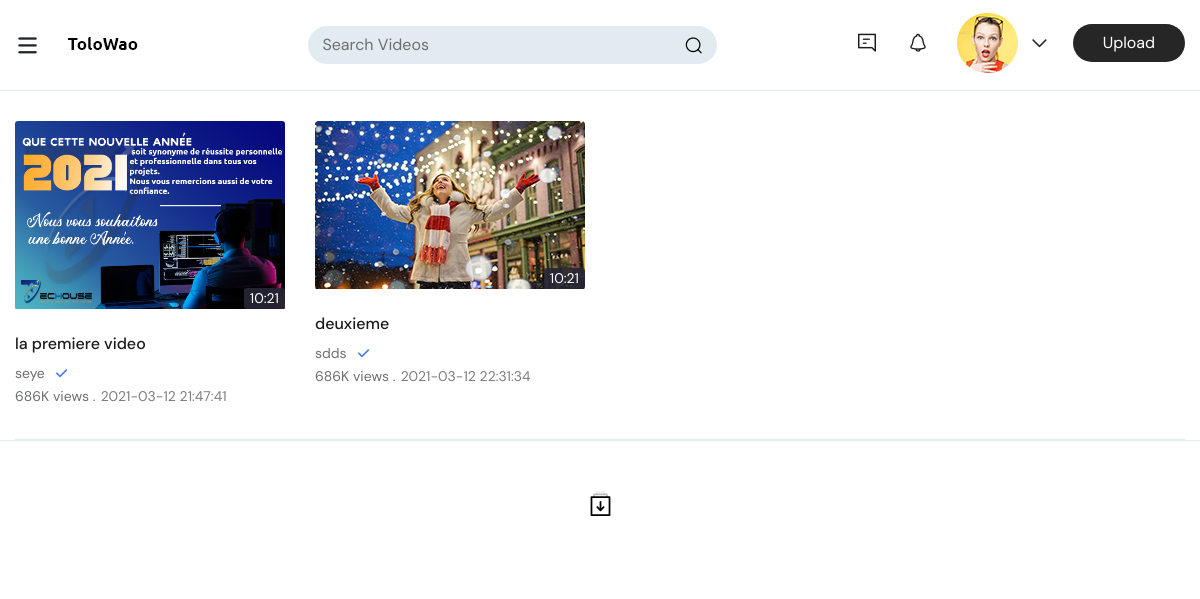
The page / on the database its author committed.
### tables this page shows
CREATE TABLE IF NOT EXISTS `video` (
  `video_id` varchar(14) NOT NULL,
  `u_id` varchar(12) NOT NULL,
  `description` varchar(200) NOT NULL,
  `miniature` varchar(50) NOT NULL,
  `date_reg` datetime NOT NULL,
  `titre` varchar(50) NOT NULL,
  PRIMARY KEY (`video_id`)
);

CREATE TABLE IF NOT EXISTS `users` (
  `u_id` varchar(12) NOT NULL,
  `pseudo` varchar(12) NOT NULL,
  `email` varchar(30) NOT NULL,
  `password` varchar(12) NOT NULL,
  `age` int(2) NOT NULL,
  `sexe` text NOT NULL,
  `date_reg` datetime NOT NULL,
  `photo` varchar(50) NOT NULL,
  `user_statut` int(1) NOT NULL,
  PRIMARY KEY (`u_id`)
);

### index.php (called while the page is built, shortened)
<?php
$router = new App\Router\Router($_GET['url']);
$router->get('/', function () use ($router) { require 'index-2.php';});
$router->get('/signe', function () use ($router) { require 'signup.php';});
$router->get('/posts', 'Posts@index');
$router->get('posts/:id-:slug', function ($id,$slug) use ($router) {echo $router->url('posts.show', ['id'=>$id, 'slug'=>$slug]);},'posts.show')->with('id', '[0-9]+')->with('slug', '([a-z\-0-9]+)');
$router->get('posts/:id', function ($id){echo 'Afficher l\'Article'.$id;});
$router->get('/test',function (){echo 'Bonjour les gens';}, 'test');
$router->run();

### App/Router/Route.php (called while the page is built, shortened)
<?php
class Route
{
    private $path;
    private $callable;
    private $matches = [];
    public function __construct($path, $callable)
    {
        $this->callable = $callable;
        $this->path = trim($path, '/');
    }
    public function match($url)
    {
        $url = trim($url, '/');
        $path = preg_replace_callback('#:([\w]+)#', [$this, 'paramMatch'], $this->path);
        $regex = "#^$path$#i";
        if (!preg_match($regex, $url, $matches)) {
            return false;
        }
        array_shift($matches);
        $this->matches = $matches;
        return true;
    }
    public function call()
    {
        if(is_string($this->callable)){
        $params = explode('@',$this->callable);
        $controller = "App\\Controller\\".$params[0]."Controller";
        $controller = new $controller();
        return call_user_func_array([$controller, $params[1]], $this->matches);
        }else{
            return call_user_func_array($this->callable, $this->matches);
        }
    }
}

### App/Router/Router.php (called while the page is built, shortened)
<?php
class Router
{
    private $url;
    private $routes = [];
    public function __construct($url)
    {
        $this->url = $url;
    }
    private function add($path, $callable, $name, $method){
        $route = new Route($path, $callable);
        $this->routes[$method][] = $route;
        return $route;
    }
    public function run()
    {
        foreach ($this->routes[$_SERVER['REQUEST_METHOD']] as $route) {
            if ($route->match($this->url)) {
                return $route->call();
            }
        }
        throw new RouterEception('No matches Routes');
    }
}

### Classes/BDD.php (called while the page is built, shortened)
<?php
class BDD
{
    private $host = "localhost";
    private $user = "root";
    private $pass = "";
    private $dbname = "tolowao_db";
    public function __construct($host = null, $user = null, $pass = null, $dbname = null)
    {
        try {
            $this->bdd = new PDO('mysql:host=' . $this->host . ';dbname=' . $this->dbname, $this->user, $this->pass, array(
                PDO::MYSQL_ATTR_INIT_COMMAND => 'SET NAMES UTF8',
                PDO::ATTR_ERRMODE => PDO::ERRMODE_WARNING,
                PDO::MYSQL_ATTR_LOCAL_INFILE => true
            ));
        } catch (PDOException $e) {
            echo 'Message: ' . $e->getMessage();
        }
    }
}
?>

### Classes/VIDEOS.php (called while the page is built, shortened)
<?php
class VIDEOS extends  BDD
{
    public function lister()
    {
        $query = "
        SELECT * FROM
            video
        ";
        $a = $this->bdd->prepare($query);
        $a->execute(array());
        $json = $a->fetchAll();
        return $json;
    }
}

### Classes/USER.php (called while the page is built, shortened)
<?php
class USER extends BDD
{
    public function trouver($user_id)
    {
        $query = "
        SELECT
               u_id AS user_id,
               pseudo AS pseudo,
               email AS email,
               password AS mot_de_passe,
               user_statut AS statut,
                date_reg
        FROM
             users
        WHERE
              u_id LIKE ?
        ";
        $a = $this->bdd->prepare($query);
        $a->execute(array($user_id));
        $json = $a->fetch();
        return $json;
    }
}

### index-2.php (the view, shortened to what this page needs)
<!DOCTYPE html>
<html lang="en">
<?php
require_once 'Classes/VIDEOS.php';
require_once 'Classes/USER.php';
$Users = new  USER();
$Videos = new VIDEOS();
$video = $Videos->lister();
 ?>
<head>
<link rel="stylesheet" type="text/css" href="css/animate.css">
<link rel="stylesheet" type="text/css" href="css/bootstrap.min.css">
<link rel="stylesheet" type="text/css" href="css/flatpickr.min.css">
<link rel="stylesheet" type="text/css" href="css/fontello.css">
<link rel="stylesheet" type="text/css" href="css/fontello-codes.css">
<link rel="stylesheet" type="text/css" href="css/thumbs-embedded.css">
<link rel="stylesheet" type="text/css" href="css/style.css">
<link rel="stylesheet" type="text/css" href="css/responsive.css">
<link rel="stylesheet" type="text/css" href="css/color.css">
</head>
<body>
	<div class="wrapper hp_1">
<?php require_once "HEADER.php" ?>
		<section class="vds-main">
			<div class="vidz-row">
				<div class="container">
					<div class="vidz_sec">
						<div class="vidz_list">
							<div class="row">
                                <?php
                                foreach ($video as $v) {
                                    $user= $Users->trouver($v['u_id']);
                                ?>
								<div class="col-lg-3 col-md-6 col-sm-6 col-6 full_wdth">
									<div class="videoo">
										<div class="vid_thumbainl">
											<a href='single_video_page.php?code=<?=  $v['video_id']; ?>' title="">
												<img src="images/resources/<?= $v['miniature'] ?>" alt="">
												<span class="vid-time">10:21</span>
											</a>
										</div>
										<div class="video_info">
											<h3><a href="single_video_page.php" title=""><?= $v['titre'] ?></a></h3>
											<h4><a href="Single_Channel_Home.html" title=""><?= $user['pseudo'] ?></a> <span class="verify_ic"><i class="icon-tick"></i></span></h4>
											<span>686K views .<small class="posted_dt"><?= $v['date_reg']?></small></span>
										</div>
									</div>
								</div>
                                <?php } ?>
							</div>
						</div>
					</div>
				</div>
			</div>
		</section>
		<section class="more_items_sec text-center">
			<div class="container">
				<a href="#" title="">
				</a>
			</div>
		</section>
	</div>
</body>
</html>

### css/thumbs-embedded.css (style rules this page uses)
[class^="icon-"]:before, [class*=" icon-"]:before { font-family: "thumbs"; font-style: normal; font-weight: normal; speak: none; display: inline-block; text-decoration: inherit; width: 1em; margin-right: .2em; text-align: center; font-variant: normal; text-transform: none; line-height: 1em; margin-left: .2em; }
.icon-tick:before { content: '\e82d'; }

### css/style.css (style rules this page uses)
html, body, div, span, applet, object, iframe, h1, h2, h3, h4, h5, h6, p, blockquote, pre, a, abbr, acronym, address, big, cite, code, del, dfn, em, img, ins, kbd, q, s, samp, small, strike, strong, sub, sup, tt, var, b, u, i, center, dl, dt, dd, ol, ul, li, fieldset, form, label, legend, table, caption, tbody, tfoot, thead, tr, th, td, article, aside, canvas, details, embed, figure, figcaption, footer, header, hgroup, menu, nav, output, ruby, section, summary, time, mark, audio, video { margin: 0; padding: 0; border: 0; font-size: 100%; font: inherit; vertical-align: baseline; }
article, aside, details, figcaption, figure, footer, header, hgroup, menu, nav, section { display: block; }
body { font-family: 'DM Sans', sans-serif; font-size: 16px; font-weight: 400; overflow-x: hidden; }
* { margin:0; padding: 0; }
section { position: relative; }
img { height: auto; margin-bottom: -6px; }
a, a:hover { color: inherit; }
h1,h2,h3 { font-weight: 700; }
.container { max-width: 1170px; }
.side_links .dp_ul li span.act_status, .vid-pr img, .img-ch img, .vid_thumbainl.br img, .vidz_row, .chat_view, .usr_name, .play_vid, .vid_thumbainl > a img, .vid-time, .img-info-ch, .wk-img img, .video_info.ms.br ul li span, .active-mb.pr, .active-mb.sr, .active-mb.mr, .dp_ul li span.act_status { -webkit-border-radius: 3px; -moz-border-radius: 3px; -ms-border-radius: 3px; -o-border-radius: 3px; border-radius: 3px; }
.vidz_sec { position: relative; border-bottom: 1px solid #e2ebef; padding: 30px 0; }
.vidz_list { margin-bottom: -23px; }
.videoo { margin-bottom: 26px; }
.vid_thumbainl { position: relative; margin-bottom: 23px; }
.vid_thumbainl { position: relative; }
.vid_thumbainl > a { display: block; position: relative; overflow: hidden; }
.vid_thumbainl > a img { width: 100%; object-fit: cover; }
.vid-time { position: absolute; bottom: 0; right: 0; height: 21px; line-height: 21px; color: #FFFFFF; font-size: 14px; padding: 0 6px; background: rgba(38, 38, 54, 0.9); }
.video_info { width: 100%; margin-top: 14px; }
.video_info > h3 { color: #1c1b1b; font-size: 16px; line-height: 23px; font-weight: 500; margin-bottom: 5px; }
.video_info > span { display: inline-block; color: #6e6f70; font-size: 14px; line-height: 16px; }
.video_info > span .posted_dt { margin-left: 5px; }
.verify_ic i { display: inline-block; font-size: 8px; margin-left: 6px; position: relative; top: -2px; }
.posted_dt { display: inline-block; color: #7e7e7e; font-weight: 400; font-size: 14px; line-height: 16px; }
.video_info > h4 { color: #6e6f70; font-size: 14px; line-height: 16px; padding-top: 5px; display: block; margin-bottom: 2px; }
.more_items_sec { padding: 70px 0; border-top: 1px solid #e2ebef; }
.more_items_sec svg { width: 25px; height: 25px; }
.vidz-row .vidz_sec { border-bottom: 1px solid #e2ebef; }

### css/responsive.css (style rules this page uses)
@media (max-width: 1200px) { .container { max-width: 100%;padding: 0 15px; } }
@media (max-width: 1200px) { .video_info > h4 { font-size: 14px; } }
@media (max-width: 1200px) { .more_items_sec { padding: 50px 0; } }

### css/color.css (style rules this page uses)
.vid_thums li a.active, .vid_thums li a:hover, .verify_ic i, .cmt-pr li span:hover a, .cmt-pr li span:hover i, .rt-cmt:hover, .coments > a:hover, .suggestions p a .mm_menu li:hover a, .mm_menu li:hover i, .m_linkz .mm_menu li a:hover, .social_links li a:hover, .abt-rw.tgs ul li a, .more-ch:hover, .lnks li a:hover, .search_form form button:hover { color:#4878f2; }

### rows shown on the page
video: miniature (picture), titre "la premiere video", u.pseudo "seye", date_reg "2021-03-12 21:47:41"
video: miniature (picture), titre "deuxieme", u.pseudo "sdds", date_reg "2021-03-12 22:31:34"
